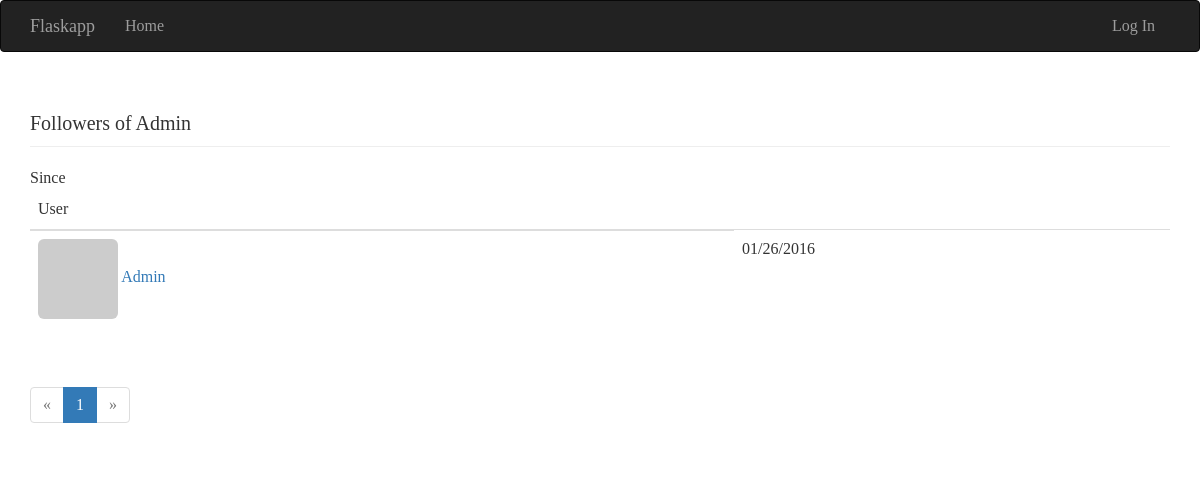
The app's page /followers/Admin with its own data.
### app/models.py (models this page shows, shortened)
class User(db.Model, UserMixin):
    __tablename__ = 'users'
    id = db.Column(db.Integer, primary_key=True)
    email = db.Column(db.String(64), unique=True, index=True)
    username = db.Column(db.String(64), unique=True, index=True)
    role_id = db.Column(db.Integer, db.ForeignKey('roles.id'))
    password_hash = db.Column(db.String(128))
    confirmed = db.Column(db.Boolean, default=False)
    name = db.Column(db.String(64))
    location = db.Column(db.String(64))
    about_me = db.Column(db.Text())
    member_since = db.Column(db.DateTime(), default=datetime.utcnow)
    last_seen = db.Column(db.DateTime(), default=datetime.utcnow)
    avatar_hash = db.Column(db.String(32))
    posts = db.relationship('Post', backref='author', lazy='dynamic')
    followed = db.relationship('Follow',
                               foreign_keys=[Follow.follower_id],
                               backref=db.backref('follower', lazy='joined'),
                               lazy='dynamic',
                               cascade='all, delete-orphan')
    followers = db.relationship('Follow',
                                foreign_keys=[Follow.followed_id],
                                backref=db.backref('followed', lazy='joined'),
                                lazy='dynamic',
                                cascade='all, delete-orphan')
    comments = db.relationship('Comment', backref='author', lazy='dynamic')
    @property
    def password(self):
        raise AttributeError('password is not a readable attribute')
    def gravatar(self, size=100, default='identicon', rating='g'):
        if request.is_secure:
            url = 'https://secure.gravatar.com/avatar'
        else:
            url = 'http://www.gravatar.com/avatar'
        hash = self.avatar_hash or hashlib.md5(
                self.email.encode('utf-8')).hexdigest()
        return '{url}/{hash}?s={size}&d={default}&r={rating}'.format(
                url=url, hash=hash, size=size, default=default, rating=rating)

class Follow(db.Model):
    __tablename__ = 'follows'
    follower_id = db.Column(db.Integer, db.ForeignKey('users.id'),
                            primary_key=True)
    followed_id = db.Column(db.Integer, db.ForeignKey('users.id'),
                            primary_key=True)
    timestamp = db.Column(db.DateTime, default=datetime.utcnow)

### app/main/views.py (the view)
@main.route('/followers/<username>')
def followers(username):
    user = User.query.filter_by(username=username).first()
    if user is None:
        flash('Invalid user.')
        return redirect(url_for('.index'))
    page = request.args.get('page', 1, type=int)
    pagination = user.followers.paginate(
            page, per_page=current_app.config['FLASKY_FOLLOWERS_PER_PAGE'],
            error_out=False)
    follows = [{'user': item.follower, 'timestamp': item.timestamp}
               for item in pagination.items]
    return render_template('followers.html', user=user, title="Followers of",
                           endpoint='.followers', pagination=pagination,
                           follows=follows)

### app/auth/views.py (called while the page is built)
@auth.before_app_request
def before_request():
    if current_user.is_authenticated:
        current_user.ping()
        if not current_user.confirmed \
                and request.endpoint[:5] != 'auth.' \
                and request.endpoint != 'static':
            return redirect(url_for('auth.unconfirmed'))

### app/main/__init__.py (called while the page is built)
@main.app_context_processor
def inject_permissions():
    return dict(Permission=Permission)

### app/main/views.py (called while the page is built)
@main.after_app_request
def after_request(response):
    for query in get_debug_queries():
        if query.duration >= current_app.config['FLASKY_SLOW_DB_QUERY_TIME']:
            current_app.logger.warning(
                'Slow query: %s\nParameters: %s\nDuration: %fs\nContext: %s\n'
                % (query.statement, query.parametersm, query.duration,
                    query.context))
    return response

### app/models.py (called while the page is built)
    def can(self, permissions):
        return False

### app/templates/followers.html (shortened to what this page needs)
{% extends "base.html" %}
{% import "_macros.html" as macros %}
{% block page_content %}
<div class="page-header">
    <h1>{{ title }} {{ user.username }}</h1>
</div>
<table class="table table-hover followers">
    <thead><tr><th>User</th></th>Since</th></tr></thead>
    {% for follow in follows %}
    <tr>
        <td>
            <a href="{{ url_for('.user', username = follow.user.username) }}">
                <img class="img-rounded" src="{{ follow.user.gravatar(size=32) }}">
                {{ follow.user.username }}
            </a>
        </td>
        <td>{{ moment(follow.timestamp).format('L') }}</td>
    </tr>
    {% endfor %}
</table>
<div class="pagination">
    {{ macros.pagination_widget(pagination, endpoint, username = user.username) }}
</div>
{% endblock %}

### tmp/coverage/style.css (style rules this page uses)
html, body, h1, h2, h3, p, table, td, th { margin: 0; padding: 0; border: 0; outline: 0; font-weight: inherit; font-style: inherit; font-size: 100%; font-family: inherit; vertical-align: baseline; }
body { font-family: georgia, serif; font-size: 1em; }
html>body { font-size: 16px; }
table { border-collapse: collapse; }
td { vertical-align: top; }
h1 { font-size: 1.25em; display: inline-block; }

### records on screen
User: username "Admin", user.username "Admin"
Follow: timestamp "01/26/2016"

### other values on screen
{{ title }} "Followers of"
{{ p }} "1"
